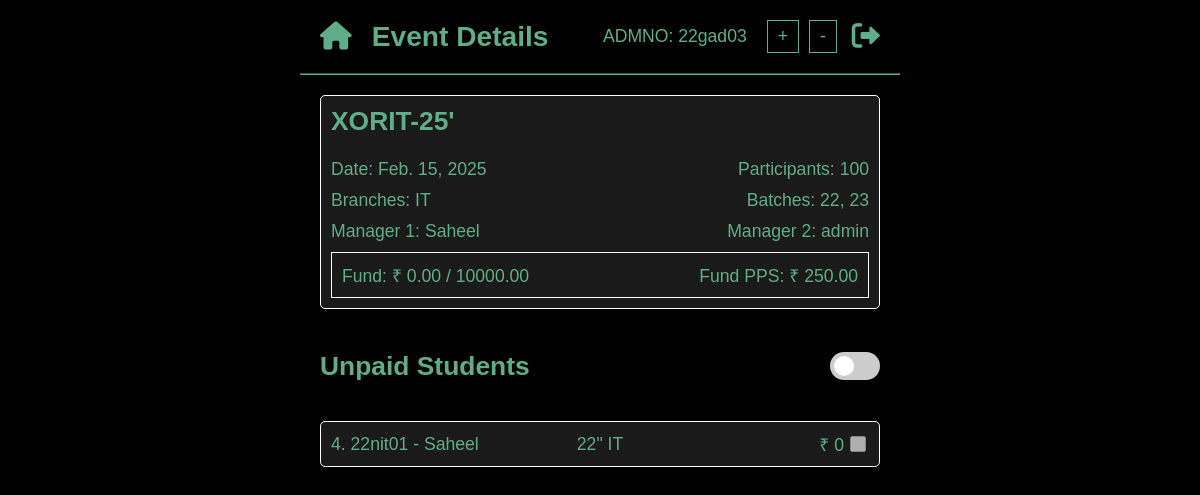
Before: /event-details/2 (signed in) with the older database file.
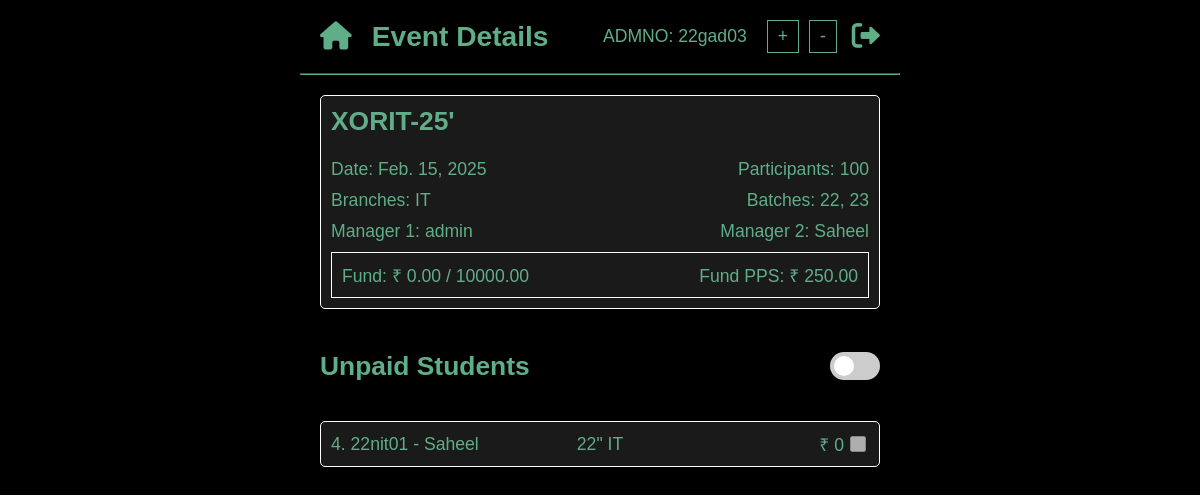
After: the same page with the newer database file.
### fundmanager/models.py (models this page shows)
class Event(models.Model):
    name = models.CharField(max_length=200)
    date = models.DateField()
    venue = models.CharField(max_length=200, blank=True)
    participants = models.IntegerField(blank=True)
    fund_required = models.DecimalField(max_digits=10, decimal_places=2)
    fund_collected = models.DecimalField(max_digits=10, decimal_places=2, default=0)  # Initialize to 0
    fund_per_person = models.DecimalField(max_digits=6, decimal_places=2)
    batches = models.CharField(max_length=200, help_text="Comma-separated list of batches (e.g., 2020, 2021, 2022)")
    branches = models.ManyToManyField(Branch, related_name='events', help_text="Branches invited to the event", blank=True)
    coordinator1 = models.ForeignKey(User, on_delete=models.CASCADE, related_name='events_managing1', default=0)
    coordinator1_phone = models.CharField(max_length=20, blank=True)
    coordinator2 = models.ForeignKey(User, on_delete=models.CASCADE, related_name='events_managing2', default=0)
    coordinator2_phone = models.CharField(max_length=20, blank=True)
    def __str__(self):
        return f"{self.name} - {self.date}"

### fundmanager/views.py (the view, shortened to what this page needs)
# urls.py: path('event-details/<int:id>', views.event_details, name='event_details'),
def event_details(request, id):
    if request.user.is_authenticated == False: return redirect('signin')
    event = get_object_or_404(Event, pk=id)
    paid_students = Payment.objects.filter(event=event).select_related('student')
    paid_student_ids = [payment.student.id for payment in paid_students]
    invited_branches = event.branches.all()
    invited_batches = event.batches.split(',')
    eligible_students = User.objects.filter(
        profile__department__in=invited_branches,
        profile__batch__in=invited_batches
    )
    unpaid_students = [student for student in eligible_students if student.id not in paid_student_ids]
    context = {
        'event': event,
        'paid_students': set(paid_students),
        'unpaid_students': set(unpaid_students),
    }
    return render(request, 'event-details.html', context=context)

### fundmanager/models.py (called while the page is built)
    def __str__(self):
        return self.name

### templates/event-details.html (shortened to what this page needs)
<!DOCTYPE html>
<html lang="en">
<head>
    <link rel="stylesheet" href="/static/style.css">
    <link rel="stylesheet" href="/static/event.css">
    <link rel="stylesheet" href="https://cdnjs.cloudflare.com/ajax/libs/font-awesome/6.0.0/css/all.min.css"
 />
</head>
<body>
    <nav>
        <div class="nav-left">
            <a href="/home"><i class="fas fa-home"></i></a>
            <strong>Event Details</strong>
        </div>
        <div class="nav-right">
            <span id="admission-number" style="margin-right: 15px;">ADMNO: {{request.user.profile.admission_number}}</span>
            <button id="increase-font">+</button>
            <button id="decrease-font">-</button>
            <a href="/login"><i class="fas fa-sign-out-alt"></i></a>
        </div>
    </nav>
    <hr>
    <div class="container">
        <div class="event-card" id="event-card">
            <h2 id="event-name">{{event.name}}</h2>
            <div class="inline-details">
                <span id="event-date">Date: {{event.date}}</span>
                <span id="event-participants">Participants: {{event.participants}}</span>
            </div>
            <div class="inline-details">
                <span id="event-branches">Branches: {% for branch in event.branches.all %} {{branch}} {% endfor %}</span>
                <span id="event-batches">Batches: {{event.batches}}</span>
            </div>
            <div class="inline-details">
                <span id="event-manager-1">Manager 1: {{event.coordinator1}}</span>
                <span id="event-manager-2">Manager 2: {{event.coordinator2}}</span>
            </div>
            <div class="fund-box">
                <span id="event-fund">Fund: ₹ {{event.fund_collected}} / {{event.fund_required}}</span>
                <span id="event-fund-pps">Fund PPS: ₹ {{event.fund_per_person}}</span>
            </div>
        </div>
        <form id="students-form" action="" method="post">
            <section id="students">
            <div class="section-header">
                <h2 id="student-header-text">Unpaid Students</h2>
                <div style="align-items: center; display: flex; gap: 10px;">
                    <label class="switch">
                        <span class="slider round"></span>
                    </label>
                </div>
            </div>
            <ul class="student-list" id="unpaid-students-list">
                {% for student in unpaid_students %}
                <li>
                    <div>{{student.profile.pk}}. {{student.profile.admission_number}} - {{student.profile.user}}</div>
                    <div>{{student.profile.batch}}" {{student.profile.department}}</div>
                    <div style="display: flex;align-items: center;justify-content: end;gap: 2px;">₹ 0
                        <input name="paid_students" value="{{student.pk}}" style="accent-color: #60ae87; width: 16px; height: 16px;" type="checkbox" disabled unchecked onclick="if(this.checked) {document.getElementById('hidden_unpaid_checkbox_{{student.pk}}').checked = false} else{document.getElementById('hidden_unpaid_checkbox_{{student.pk}}').checked = true}">
                    </div>
                </li>
                {% endfor %}
            </ul>
        </section>
        </form>
    </div>
</body>
</html>

Changed rows visible on the page:
changed Event "XORIT-25'": coordinator1 "Saheel" → "admin"; coordinator2 "admin" → "Saheel"
